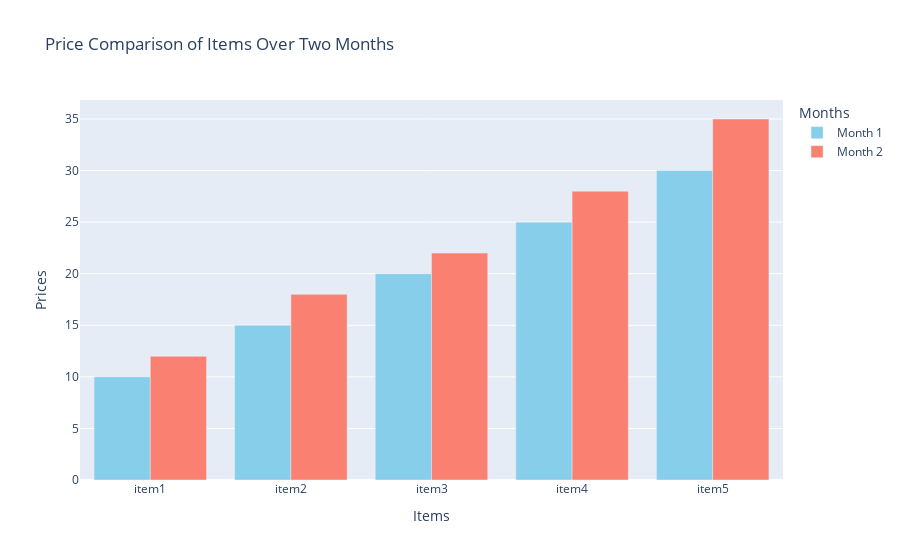

Here is the notebook cell this chart was saved with:
### Code cell
import plotly.graph_objects as go

# Data
items = ['item1', 'item2', 'item3', 'item4', 'item5']
month1_prices = [10, 15, 20, 25, 30]  # Replace with your data
month2_prices = [12, 18, 22, 28, 35]  # Replace with your data

# Create the figure
fig = go.Figure()

# Add bars for Month 1
fig.add_trace(go.Bar(
    x=items,
    y=month1_prices,
    name='Month 1',
    marker_color='skyblue'
))

# Add bars for Month 2
fig.add_trace(go.Bar(
    x=items,
    y=month2_prices,
    name='Month 2',
    marker_color='salmon'
))

# Customize the layout
fig.update_layout(
    title='Price Comparison of Items Over Two Months',
    xaxis_title='Items',
    yaxis_title='Prices',
    barmode='group',  # Group bars side-by-side
    template='plotly',  # Optional: Change to 'plotly_dark' for a dark theme
    legend=dict(title="Months")
)

# Show the plot

### Figure 1 — Plotly figure (JSON) as saved in the notebook; plotly's stock layout.template omitted (floating-point values rounded to 4 significant figures)
{"data": [{"marker": {"color": "skyblue"}, "name": "Month 1", "type": "bar", "x": ["item1", "item2", "item3", "item4", "item5"], "y": [10, 15, 20, 25, 30]}, {"marker": {"color": "salmon"}, "name": "Month 2", "type": "bar", "x": ["item1", "item2", "item3", "item4", "item5"], "y": [12, 18, 22, 28, 35]}], "layout": {"barmode": "group", "legend": {"title": {"text": "Months"}}, "title": {"text": "Price Comparison of Items Over Two Months"}, "xaxis": {"title": {"text": "Items"}}, "yaxis": {"title": {"text": "Prices"}}}}
